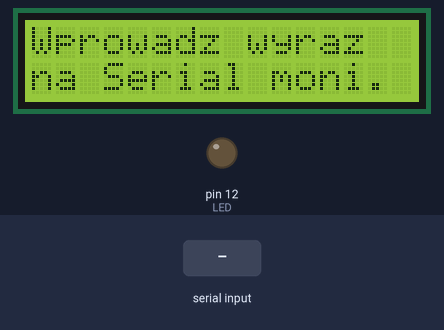
A sketch run on a simulated Arduino Uno, built with avr-gcc and run on an emulated ATmega328P. Parts: 16×2 character LCD, output pins drawn as LEDs (lit = HIGH). Inputs (shaded band) come from the test bench. What the sketch prints to the serial monitor is not drawn.

Above: at 1.2 s.
1.3 s: "a\n" received over Serial
At 2.1 s:
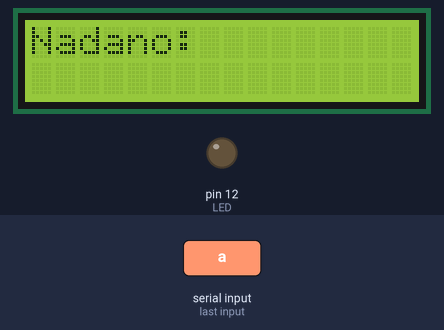
4.3 s: "b\n" received over Serial
At 5.8 s:
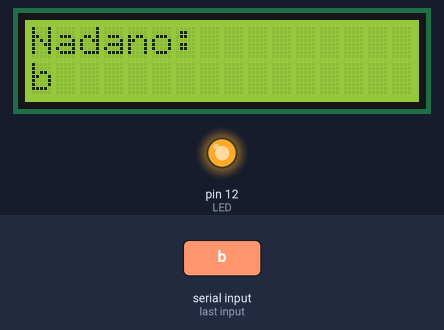
7.3 s: "d\n" received over Serial
At 10.1 s:
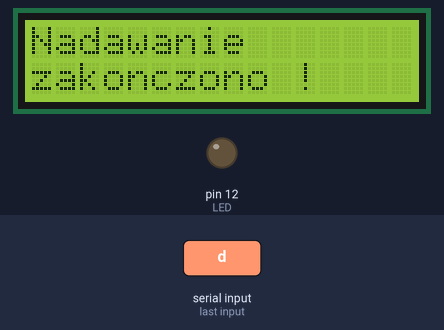
10.3 s: "e\n" received over Serial
At 11.52 s:
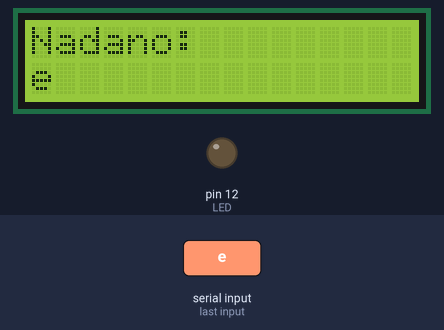
13.1 s: "f\n" received over Serial
At 15.0 s:
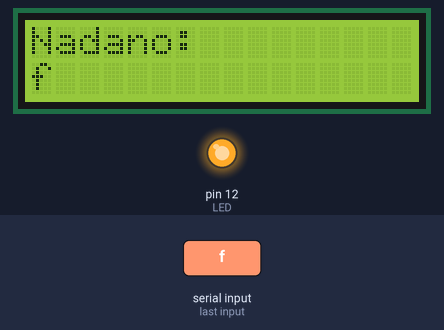
16.0 s: "g\n" received over Serial
At 17.4 s:
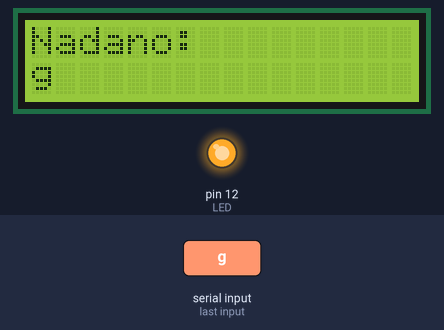
Timing chart, 0 to 20.0 s (numbered marks = the images above; inputs shaded):
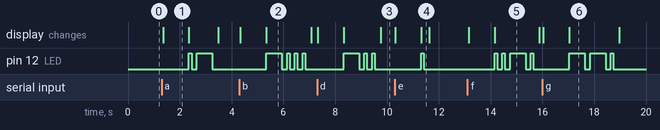

The sketch:

sketch_oct31b.ino
```cpp
#include <LiquidCrystal_I2C.h>
#include <LiquidCrystal.h>

#define LED 12

LiquidCrystal_I2C lcd(0x3F,16,2);

int czas=100;

String tekst;
int dlugosc=0;

void na_lcd(char x)
{
  lcd.print(x);
}

void kropka()
{

  digitalWrite(LED, HIGH);
  delay(czas);
  digitalWrite(LED, LOW);
  delay(czas*2);


}
void dlugi()
{

  digitalWrite(LED, HIGH);
  delay(czas*6);
  digitalWrite(LED, LOW);
  delay(czas*2);


}
void litera(String x, int dlugosc)
{
  Serial.println("Jestem funkcja litera!");
  for(int i=0;i<dlugosc;i++)
  {
   na_lcd(x[i]);
  switch(x[i])
  {
   case 'a':kropka();dlugi();Serial.print("a");break;
   case 'b':dlugi();kropka();kropka();kropka();Serial.print("b");break;
   case 'c':dlugi();kropka();dlugi();kropka();Serial.print("c");break;
   case 'd':dlugi();kropka();kropka();Serial.print("d");break;
   case 'e':kropka();Serial.print("e");break;
   case 'f':kropka();kropka();dlugi();kropka();Serial.print("f");break;
   case 'g':dlugi();dlugi();kropka();Serial.print("g");break;
   case 'h':kropka();kropka();kropka();kropka();Serial.print("h");break;
   case 'i':kropka();kropka();Serial.print("i");break;
   case 'j':kropka();dlugi();dlugi();dlugi();Serial.print("j");break;
   case 'k':dlugi();kropka();dlugi();Serial.print("k");break;
   case 'l':kropka();dlugi();kropka();kropka();Serial.print("l");break;
   case 'm':dlugi();dlugi();Serial.print("m");break;
   case 'n':dlugi();kropka();Serial.print("m");break;
   case 'o':dlugi();dlugi();dlugi();Serial.print("o");break;
   case 'p':kropka();dlugi();dlugi();kropka();Serial.print("p");break;
   case 'q':dlugi();dlugi();kropka();dlugi();Serial.print("q");break;
   case 'r':kropka();dlugi();kropka();Serial.print("r");break;
   case 's':kropka();kropka();kropka();Serial.print("s");break;
   case 't':dlugi();Serial.print("t");break;
   case 'u':kropka();kropka();dlugi();Serial.print("u");break;
   case 'v':kropka();kropka();kropka();dlugi();Serial.print("v");break;
   case 'w':kropka();dlugi();dlugi();Serial.print("w");break;
   case 'x':dlugi();kropka();kropka();dlugi();Serial.print("x");break;
   case 'y':dlugi();kropka();dlugi();dlugi();Serial.print("y");break;
   case 'z':dlugi();dlugi();kropka();kropka();Serial.print("z");break;

  }
}
Serial.println();
Serial.println("Nadawanie zakonczone !");
lcd.clear();

lcd.setCursor(0,0);
lcd.print("Nadawanie");
lcd.setCursor(0,1);
lcd.print("zakonczono !");

//lcd.scrollDisplayRight("Nadawanie zakonczono pomyslnie !");
}

// the setup function runs once when you press reset or power the board
void setup() {

  pinMode(LED, OUTPUT);
  Serial.begin(9600);

  lcd.init();
  lcd.backlight();
  lcd.print("Wprowadz wyraz");
  lcd.setCursor(0,1);
  lcd.print("na Serial moni.");
}

// the loop function runs over and over again forever
void loop() {


Serial.flush();
dlugosc=Serial.available();

if(dlugosc>0)
{
  lcd.clear();
  lcd.setCursor(0,0);
  lcd.print("Nadano:");
  lcd.setCursor(0,1);
  Serial.println("Jestem if!");
 // Serial.println("Wartosc dlugosc: "+dlugosc);
    tekst=Serial.readStringUntil("/n");
    tekst.toLowerCase();
    litera(tekst,dlugosc);
}
tekst="";

delay(50);


}
```

Measured:
- after the input at 1.3 s, pin 12 (LED): LOW → HIGH after 1.1 s, → LOW 0.10 s later, → HIGH 0.20 s later, → LOW 0.60 s later; the display: changes after 0.05 s (image 1)
- after the input at 4.3 s, pin 12 (LED): LOW → HIGH after 1.0 s, then repeats every 0.30 s: LOW 0.20 s, HIGH 0.10 s; the display: first changes at once (image 2 shows a later state)
- after the input at 7.3 s, pin 12 (LED): LOW → HIGH after 1.0 s, then repeats every 0.30 s: LOW 0.20 s, HIGH 0.10 s, until it stays LOW from 9.5 s; the display: first changes at once (image 3 shows a later state)
- after the input at 10.3 s, pin 12 (LED): LOW → HIGH after 1.0 s, → LOW 0.10 s later; the display: first changes at once (image 4 shows a later state)
- after the input at 13.1 s, pin 12 (LED): LOW → HIGH after 1.1 s, → LOW 0.10 s later, → HIGH 0.20 s later, → LOW 0.10 s later, … (8 changes in this stretch); the display: first changes after 0.05 s (image 5 shows a later state)
- after the input at 16.0 s, pin 12 (LED): goes HIGH 0.60 s, LOW 0.20 s, HIGH 0.60 s, LOW 0.20 s, HIGH 0.10 s, then LOW, starting after 1.0 s; the display: first changes at once (image 6 shows a later state)
- what the display in image 1 shows lasts 1.0 s, from 1.4 s to 2.4 s
